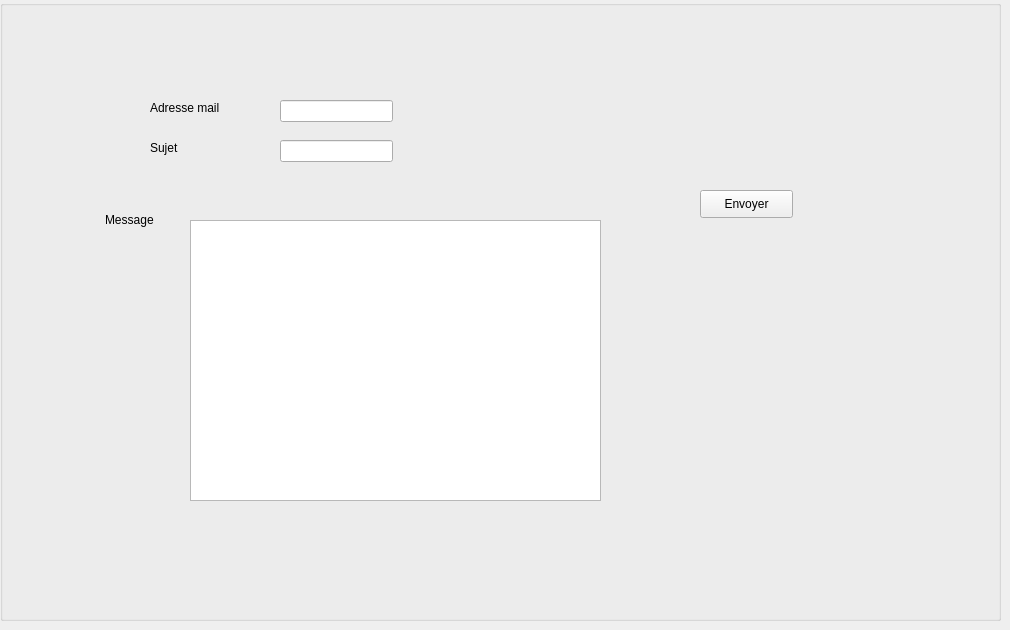
      <widget class="QWidget" name="tab_7">
       <attribute name="title">
        <string>alerte</string>
       </attribute>
       <widget class="QPushButton" name="pushButton_envoyer_mail_l">
        <property name="geometry">
         <rect>
          <x>700</x>
          <y>190</y>
          <width>93</width>
          <height>28</height>
         </rect>
        </property>
        <property name="text">
         <string>Envoyer</string>
        </property>
       </widget>
       <widget class="QLineEdit" name="lineEdit_adress_l">
        <property name="geometry">
         <rect>
          <x>280</x>
          <y>100</y>
          <width>113</width>
          <height>22</height>
         </rect>
        </property>
       </widget>
       <widget class="QLineEdit" name="lineEdit_sujet_l">
        <property name="geometry">
         <rect>
          <x>280</x>
          <y>140</y>
          <width>113</width>
          <height>22</height>
         </rect>
        </property>
       </widget>
       <widget class="QPlainTextEdit" name="plainTextEdit_msg_l">
        <property name="geometry">
         <rect>
          <x>190</x>
          <y>220</y>
          <width>411</width>
          <height>281</height>
         </rect>
        </property>
       </widget>
       <widget class="QLabel" name="label_20">
        <property name="geometry">
         <rect>
          <x>150</x>
          <y>100</y>
          <width>101</width>
          <height>16</height>
         </rect>
        </property>
        <property name="text">
         <string>Adresse mail </string>
        </property>
       </widget>
       <widget class="QLabel" name="label_21">
        <property name="geometry">
         <rect>
          <x>150</x>
          <y>140</y>
          <width>56</width>
          <height>16</height>
         </rect>
        </property>
        <property name="text">
         <string>Sujet</string>
        </property>
       </widget>
       <widget class="QLabel" name="label_22">
        <property name="geometry">
         <rect>
          <x>105</x>
          <y>210</y>
          <width>71</width>
          <height>20</height>
         </rect>
        </property>
        <property name="text">
         <string>Message</string>
        </property>
       </widget>
       <widget class="QGroupBox" name="groupBox_6">
        <property name="geometry">
         <rect>
          <x>0</x>
          <y>0</y>
          <width>1001</width>
          <height>621</height>
         </rect>
        </property>
        <property name="styleSheet">
         <string notr="true">background-image: url(:/image/image/7.png);</string>
        </property>
        <property name="title">
         <string/>
        </property>
       </widget>
       <zorder>groupBox_6</zorder>
       <zorder>pushButton_envoyer_mail_l</zorder>
       <zorder>lineEdit_adress_l</zorder>
       <zorder>lineEdit_sujet_l</zorder>
       <zorder>plainTextEdit_msg_l</zorder>
       <zorder>label_20</zorder>
       <zorder>label_21</zorder>
       <zorder>label_22</zorder>
      </widget>
